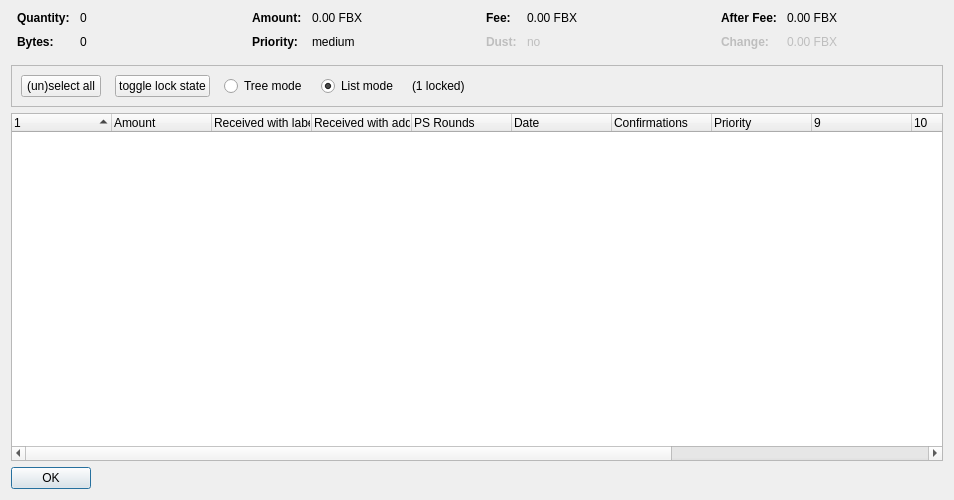
<?xml version="1.0" encoding="UTF-8"?>
<ui version="4.0">
 <class>CoinControlDialog</class>
 <widget class="QDialog" name="CoinControlDialog">
  <property name="geometry">
   <rect>
    <x>0</x>
    <y>0</y>
    <width>954</width>
    <height>500</height>
   </rect>
  </property>
  <property name="windowTitle">
   <string>Coin Selection</string>
  </property>
  <layout class="QVBoxLayout" name="verticalLayout">
   <item>
    <layout class="QHBoxLayout" name="horizontalLayoutTop" stretch="0,0,0,0">
     <property name="topMargin">
      <number>0</number>
     </property>
     <property name="bottomMargin">
      <number>10</number>
     </property>
     <item>
      <layout class="QFormLayout" name="formLayoutCoinControl1">
       <property name="horizontalSpacing">
        <number>10</number>
       </property>
       <property name="verticalSpacing">
        <number>10</number>
       </property>
       <property name="leftMargin">
        <number>6</number>
       </property>
       <property name="rightMargin">
        <number>6</number>
       </property>
       <item row="0" column="0">
        <widget class="QLabel" name="labelCoinControlQuantityText">
         <property name="font">
          <font>
           <weight>75</weight>
           <bold>true</bold>
          </font>
         </property>
         <property name="text">
          <string>Quantity:</string>
         </property>
        </widget>
       </item>
       <item row="0" column="1">
        <widget class="QLabel" name="labelCoinControlQuantity">
         <property name="cursor">
          <cursorShape>IBeamCursor</cursorShape>
         </property>
         <property name="contextMenuPolicy">
          <enum>Qt::ActionsContextMenu</enum>
         </property>
         <property name="text">
          <string notr="true">0</string>
         </property>
         <property name="textInteractionFlags">
          <set>Qt::LinksAccessibleByMouse|Qt::TextSelectableByKeyboard|Qt::TextSelectableByMouse</set>
         </property>
        </widget>
       </item>
       <item row="1" column="0">
        <widget class="QLabel" name="labelCoinControlBytesText">
         <property name="font">
          <font>
           <weight>75</weight>
           <bold>true</bold>
          </font>
         </property>
         <property name="text">
          <string>Bytes:</string>
         </property>
        </widget>
       </item>
       <item row="1" column="1">
        <widget class="QLabel" name="labelCoinControlBytes">
         <property name="cursor">
          <cursorShape>IBeamCursor</cursorShape>
         </property>
         <property name="contextMenuPolicy">
          <enum>Qt::ActionsContextMenu</enum>
         </property>
         <property name="text">
          <string notr="true">0</string>
         </property>
         <property name="textInteractionFlags">
          <set>Qt::LinksAccessibleByMouse|Qt::TextSelectableByKeyboard|Qt::TextSelectableByMouse</set>
         </property>
        </widget>
       </item>
      </layout>
     </item>
     <item>
      <layout class="QFormLayout" name="formLayoutCoinControl2">
       <property name="horizontalSpacing">
        <number>10</number>
       </property>
       <property name="verticalSpacing">
        <number>10</number>
       </property>
       <property name="leftMargin">
        <number>6</number>
       </property>
       <property name="rightMargin">
        <number>6</number>
       </property>
       <item row="0" column="0">
        <widget class="QLabel" name="labelCoinControlAmountText">
         <property name="font">
          <font>
           <weight>75</weight>
           <bold>true</bold>
          </font>
         </property>
         <property name="text">
          <string>Amount:</string>
         </property>
        </widget>
       </item>
       <item row="0" column="1">
        <widget class="QLabel" name="labelCoinControlAmount">
         <property name="cursor">
          <cursorShape>IBeamCursor</cursorShape>
         </property>
         <property name="contextMenuPolicy">
          <enum>Qt::ActionsContextMenu</enum>
         </property>
         <property name="text">
          <string notr="true">0.00 FBX</string>
         </property>
         <property name="textInteractionFlags">
          <set>Qt::LinksAccessibleByMouse|Qt::TextSelectableByKeyboard|Qt::TextSelectableByMouse</set>
         </property>
        </widget>
       </item>
       <item row="1" column="0">
        <widget class="QLabel" name="labelCoinControlPriorityText">
         <property name="font">
          <font>
           <weight>75</weight>
           <bold>true</bold>
          </font>
         </property>
         <property name="text">
          <string>Priority:</string>
         </property>
        </widget>
       </item>
       <item row="1" column="1">
        <widget class="QLabel" name="labelCoinControlPriority">
         <property name="cursor">
          <cursorShape>IBeamCursor</cursorShape>
         </property>
         <property name="contextMenuPolicy">
          <enum>Qt::ActionsContextMenu</enum>
         </property>
         <property name="text">
          <string>medium</string>
         </property>
         <property name="textInteractionFlags">
          <set>Qt::LinksAccessibleByMouse|Qt::TextSelectableByKeyboard|Qt::TextSelectableByMouse</set>
         </property>
        </widget>
       </item>
      </layout>
     </item>
     <item>
      <layout class="QFormLayout" name="formLayoutCoinControl3">
       <property name="horizontalSpacing">
        <number>10</number>
       </property>
       <property name="verticalSpacing">
        <number>10</number>
       </property>
       <property name="leftMargin">
        <number>6</number>
       </property>
       <property name="rightMargin">
        <number>6</number>
       </property>
       <item row="0" column="0">
        <widget class="QLabel" name="labelCoinControlFeeText">
         <property name="font">
          <font>
           <weight>75</weight>
           <bold>true</bold>
          </font>
         </property>
         <property name="text">
          <string>Fee:</string>
         </property>
        </widget>
       </item>
       <item row="0" column="1">
        <widget class="QLabel" name="labelCoinControlFee">
         <property name="cursor">
          <cursorShape>IBeamCursor</cursorShape>
         </property>
         <property name="contextMenuPolicy">
          <enum>Qt::ActionsContextMenu</enum>
         </property>
         <property name="text">
          <string notr="true">0.00 FBX</string>
         </property>
         <property name="textInteractionFlags">
          <set>Qt::LinksAccessibleByMouse|Qt::TextSelectableByKeyboard|Qt::TextSelectableByMouse</set>
         </property>
        </widget>
       </item>
       <item row="1" column="0">
        <widget class="QLabel" name="labelCoinControlLowOutputText">
         <property name="enabled">
          <bool>false</bool>
         </property>
         <property name="font">
          <font>
           <weight>75</weight>
           <bold>true</bold>
          </font>
         </property>
         <property name="text">
          <string>Dust:</string>
         </property>
        </widget>
       </item>
       <item row="1" column="1">
        <widget class="QLabel" name="labelCoinControlLowOutput">
         <property name="enabled">
          <bool>false</bool>
         </property>
         <property name="cursor">
          <cursorShape>IBeamCursor</cursorShape>
         </property>
         <property name="contextMenuPolicy">
          <enum>Qt::ActionsContextMenu</enum>
         </property>
         <property name="text">
          <string>no</string>
         </property>
         <property name="textInteractionFlags">
          <set>Qt::LinksAccessibleByMouse|Qt::TextSelectableByKeyboard|Qt::TextSelectableByMouse</set>
         </property>
        </widget>
       </item>
      </layout>
     </item>
     <item>
      <layout class="QFormLayout" name="formLayoutCoinControl4">
       <property name="horizontalSpacing">
        <number>10</number>
       </property>
       <property name="verticalSpacing">
        <number>10</number>
       </property>
       <property name="leftMargin">
        <number>6</number>
       </property>
       <property name="rightMargin">
        <number>6</number>
       </property>
       <item row="0" column="0">
        <widget class="QLabel" name="labelCoinControlAfterFeeText">
         <property name="font">
          <font>
           <weight>75</weight>
           <bold>true</bold>
          </font>
         </property>
         <property name="text">
          <string>After Fee:</string>
         </property>
        </widget>
       </item>
       <item row="0" column="1">
        <widget class="QLabel" name="labelCoinControlAfterFee">
         <property name="cursor">
          <cursorShape>IBeamCursor</cursorShape>
         </property>
         <property name="contextMenuPolicy">
          <enum>Qt::ActionsContextMenu</enum>
         </property>
         <property name="text">
          <string notr="true">0.00 FBX</string>
         </property>
         <property name="textInteractionFlags">
          <set>Qt::LinksAccessibleByMouse|Qt::TextSelectableByKeyboard|Qt::TextSelectableByMouse</set>
         </property>
        </widget>
       </item>
       <item row="1" column="0">
        <widget class="QLabel" name="labelCoinControlChangeText">
         <property name="enabled">
          <bool>false</bool>
         </property>
         <property name="font">
          <font>
           <weight>75</weight>
           <bold>true</bold>
          </font>
         </property>
         <property name="text">
          <string>Change:</string>
         </property>
        </widget>
       </item>
       <item row="1" column="1">
        <widget class="QLabel" name="labelCoinControlChange">
         <property name="enabled">
          <bool>false</bool>
         </property>
         <property name="cursor">
          <cursorShape>IBeamCursor</cursorShape>
         </property>
         <property name="contextMenuPolicy">
          <enum>Qt::ActionsContextMenu</enum>
         </property>
         <property name="text">
          <string notr="true">0.00 FBX</string>
         </property>
         <property name="textInteractionFlags">
          <set>Qt::LinksAccessibleByMouse|Qt::TextSelectableByKeyboard|Qt::TextSelectableByMouse</set>
         </property>
        </widget>
       </item>
      </layout>
     </item>
    </layout>
   </item>
   <item>
    <widget class="QFrame" name="frame">
     <property name="minimumSize">
      <size>
       <width>0</width>
       <height>40</height>
      </size>
     </property>
     <property name="frameShape">
      <enum>QFrame::StyledPanel</enum>
     </property>
     <property name="frameShadow">
      <enum>QFrame::Sunken</enum>
     </property>
     <layout class="QHBoxLayout" name="horizontalLayout">
      <item>
       <layout class="QHBoxLayout" name="horizontalLayoutPanel" stretch="0,0,0,0,0,0">
        <property name="spacing">
         <number>14</number>
        </property>
        <item>
         <widget class="QPushButton" name="pushButtonSelectAll">
          <property name="sizePolicy">
           <sizepolicy hsizetype="Maximum" vsizetype="Fixed">
            <horstretch>0</horstretch>
            <verstretch>0</verstretch>
           </sizepolicy>
          </property>
          <property name="text">
           <string>(un)select all</string>
          </property>
          <property name="autoDefault">
           <bool>false</bool>
          </property>
         </widget>
        </item>
        <item>
         <widget class="QPushButton" name="pushButtonToggleLock">
          <property name="sizePolicy">
           <sizepolicy hsizetype="Maximum" vsizetype="Fixed">
            <horstretch>0</horstretch>
            <verstretch>0</verstretch>
           </sizepolicy>
          </property>
          <property name="text">
           <string>toggle lock state</string>
          </property>
          <property name="autoDefault">
           <bool>false</bool>
          </property>
         </widget>
        </item>
        <item>
         <widget class="QRadioButton" name="radioTreeMode">
          <property name="sizePolicy">
           <sizepolicy hsizetype="Maximum" vsizetype="Fixed">
            <horstretch>0</horstretch>
            <verstretch>0</verstretch>
           </sizepolicy>
          </property>
          <property name="text">
           <string>Tree mode</string>
          </property>
         </widget>
        </item>
        <item>
         <widget class="QRadioButton" name="radioListMode">
          <property name="sizePolicy">
           <sizepolicy hsizetype="Maximum" vsizetype="Fixed">
            <horstretch>0</horstretch>
            <verstretch>0</verstretch>
           </sizepolicy>
          </property>
          <property name="text">
           <string>List mode</string>
          </property>
          <property name="checked">
           <bool>true</bool>
          </property>
         </widget>
        </item>
        <item>
         <widget class="QLabel" name="labelLocked">
          <property name="text">
           <string>(1 locked)</string>
          </property>
         </widget>
        </item>
        <item>
         <spacer name="horizontalSpacer">
          <property name="orientation">
           <enum>Qt::Horizontal</enum>
          </property>
          <property name="sizeHint" stdset="0">
           <size>
            <width>40</width>
            <height>20</height>
           </size>
          </property>
         </spacer>
        </item>
       </layout>
      </item>
     </layout>
    </widget>
   </item>
   <item>
    <widget class="CoinControlTreeWidget" name="treeWidget">
     <property name="contextMenuPolicy">
      <enum>Qt::CustomContextMenu</enum>
     </property>
     <property name="sortingEnabled">
      <bool>false</bool>
     </property>
     <property name="columnCount">
      <number>13</number>
     </property>
     <attribute name="headerShowSortIndicator" stdset="0">
      <bool>true</bool>
     </attribute>
     <attribute name="headerStretchLastSection">
      <bool>false</bool>
     </attribute>
     <column>
      <property name="text">
       <string/>
      </property>
     </column>
     <column>
      <property name="text">
       <string>Amount</string>
      </property>
     </column>
     <column>
      <property name="text">
       <string>Received with label</string>
      </property>
     </column>
     <column>
      <property name="text">
       <string>Received with address</string>
      </property>
     </column>
     <column>
      <property name="text">
       <string>PS Rounds</string>
      </property>
     </column>
     <column>
      <property name="text">
       <string>Date</string>
      </property>
     </column>
     <column>
      <property name="text">
       <string>Confirmations</string>
      </property>
      <property name="toolTip">
       <string>Confirmed</string>
      </property>
     </column>
     <column>
      <property name="text">
       <string>Priority</string>
      </property>
     </column>
     <column>
      <property name="text">
       <string/>
      </property>
     </column>
     <column>
      <property name="text">
       <string/>
      </property>
     </column>
     <column>
      <property name="text">
       <string/>
      </property>
     </column>
     <column>
      <property name="text">
       <string/>
      </property>
     </column>
     <column>
      <property name="text">
       <string/>
      </property>
     </column>
    </widget>
   </item>
   <item>
    <widget class="QDialogButtonBox" name="buttonBox">
     <property name="sizePolicy">
      <sizepolicy hsizetype="Maximum" vsizetype="Fixed">
       <horstretch>0</horstretch>
       <verstretch>0</verstretch>
      </sizepolicy>
     </property>
     <property name="orientation">
      <enum>Qt::Horizontal</enum>
     </property>
     <property name="standardButtons">
      <set>QDialogButtonBox::Ok</set>
     </property>
    </widget>
   </item>
  </layout>
 </widget>
 <customwidgets>
  <customwidget>
   <class>CoinControlTreeWidget</class>
   <extends>QTreeWidget</extends>
   <header>coincontroltreewidget.h</header>
  </customwidget>
 </customwidgets>
 <resources/>
 <connections/>
</ui>
